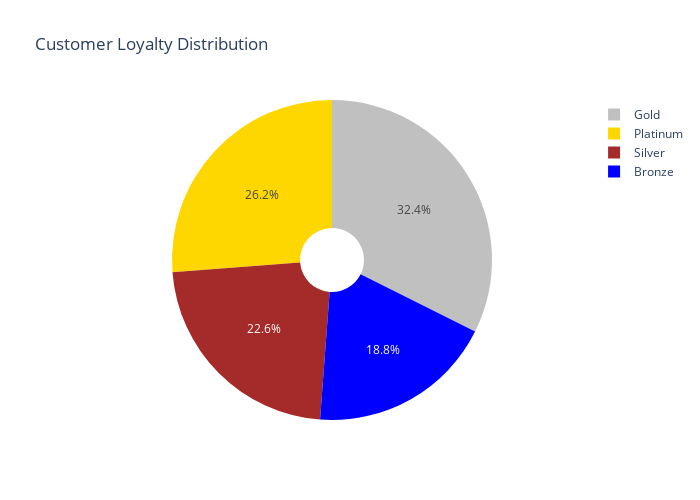

The notebook cell this image was saved under:
### Code cell
import plotly.express as px
colors = ['gold', 'silver', 'brown', 'blue']
fig = px.pie(final_report,names='Loyalty_Level', values='Percent',title='Customer Loyalty Distribution', color='Loyalty_Level', 
             color_discrete_sequence=colors, hole=0.2) 
fig.update_layout(width=700, height=500)
fig.show()

### Figure 1 — Plotly figure (JSON) as saved in the notebook; plotly's stock layout.template omitted (floating-point values rounded to 4 significant figures)
{"data": [{"customdata": [["Platinum"], ["Gold"], ["Silver"], ["Bronze"]], "domain": {"x": [0, 1], "y": [0, 1]}, "hole": 0.2, "hovertemplate": "Loyalty_Level=%{customdata[0]}<br>Percent=%{value}<extra></extra>", "labels": ["Platinum", "Gold", "Silver", "Bronze"], "legendgroup": "", "marker": {"colors": ["gold", "silver", "brown", "blue"]}, "name": "", "showlegend": true, "type": "pie", "values": [26.21, 32.38, 22.6, 18.81]}], "layout": {"height": 500, "legend": {"tracegroupgap": 0}, "piecolorway": ["gold", "silver", "brown", "blue"], "title": {"text": "Customer Loyalty Distribution"}, "width": 700}}
